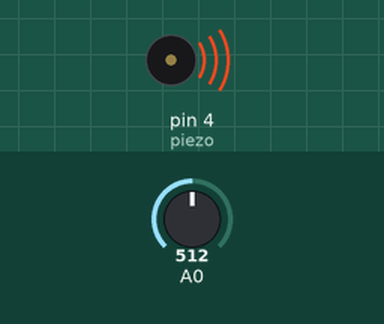
Recording of a sketch running on a simulated Arduino Uno, built with avr-gcc and run on an emulated ATmega328P. Shown: buzzer (waves = sounding). The inputs (shaded band) are chosen by the test bench; at power-on: A0 = 512. What the sketch prints to the serial monitor is not drawn.

Above: at 2.7 s.
Timing chart, 0 to 4.2 s (numbered marks = the images above):
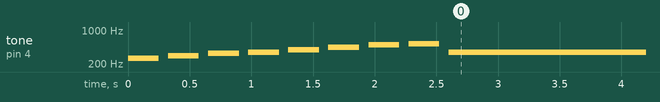

Measured:
- by itself, tone on pin 4 (piezo): plays 262 Hz for 0.25 s, 294 Hz for 0.25 s, 330 Hz for 0.25 s, 349 Hz for 0.25 s, 392 Hz for 0.25 s, 440 Hz for 0.25 s … (9 notes in this stretch)

The sketch:

48toneMelodyWithPoten.ino
```cpp
#include "pitches.h"
const int  piezo = 4;

int melody[] = {
  NOTE_C4, NOTE_D4, NOTE_E4, NOTE_F4,
  NOTE_G4, NOTE_A4, NOTE_B4, NOTE_C5
};

int noteDurations[] = {
  4, 4, 4, 4, 4, 4, 4, 4
};

void setup() {
  Serial.begin(9600);
  for (int thisNote = 0; thisNote < 8; thisNote++) {
    int noteDuration = 1000 / noteDurations[thisNote];
    tone(piezo, melody[thisNote], noteDuration);
    int pauseBetweenNotes = noteDuration * 1.30;
    delay(pauseBetweenNotes);
    noTone(piezo);
  }
}

void loop() {
  int sensorReading = analogRead(A0);
  int key = map(sensorReading, 0, 1023, 0, 7);
  Serial.println(key);
  int noteDuration = 1000 / noteDurations[key];
  tone(piezo, melody[key], noteDuration);
  int pauseBetweenNotes = noteDuration * 1.30;
  //delay(pauseBetweenNotes);
  //noTone(piezo);

}
```

pitches.h
```cpp
/*************************************************
 * Public Constants
 *************************************************/

#define NOTE_B0  31
#define NOTE_C1  33
#define NOTE_CS1 35
#define NOTE_D1  37
#define NOTE_DS1 39
#define NOTE_E1  41
#define NOTE_F1  44
#define NOTE_FS1 46
#define NOTE_G1  49
#define NOTE_GS1 52
#define NOTE_A1  55
#define NOTE_AS1 58
#define NOTE_B1  62
#define NOTE_C2  65
#define NOTE_CS2 69
#define NOTE_D2  73
#define NOTE_DS2 78
#define NOTE_E2  82
#define NOTE_F2  87
#define NOTE_FS2 93
#define NOTE_G2  98
#define NOTE_GS2 104
#define NOTE_A2  110
#define NOTE_AS2 117
#define NOTE_B2  123
#define NOTE_C3  131
#define NOTE_CS3 139
#define NOTE_D3  147
#define NOTE_DS3 156
#define NOTE_E3  165
#define NOTE_F3  175
#define NOTE_FS3 185
#define NOTE_G3  196
#define NOTE_GS3 208
#define NOTE_A3  220
#define NOTE_AS3 233
#define NOTE_B3  247
#define NOTE_C4  262
#define NOTE_CS4 277
#define NOTE_D4  294
#define NOTE_DS4 311
#define NOTE_E4  330
#define NOTE_F4  349
#define NOTE_FS4 370
#define NOTE_G4  392
#define NOTE_GS4 415
#define NOTE_A4  440
#define NOTE_AS4 466
#define NOTE_B4  494
#define NOTE_C5  523
#define NOTE_CS5 554
#define NOTE_D5  587
#define NOTE_DS5 622
#define NOTE_E5  659
#define NOTE_F5  698
#define NOTE_FS5 740
#define NOTE_G5  784
#define NOTE_GS5 831
#define NOTE_A5  880
#define NOTE_AS5 932
#define NOTE_B5  988
#define NOTE_C6  1047
#define NOTE_CS6 1109
#define NOTE_D6  1175
#define NOTE_DS6 1245
#define NOTE_E6  1319
#define NOTE_F6  1397
#define NOTE_FS6 1480
#define NOTE_G6  1568
#define NOTE_GS6 1661
#define NOTE_A6  1760
#define NOTE_AS6 1865
#define NOTE_B6  1976
#define NOTE_C7  2093
#define NOTE_CS7 2217
#define NOTE_D7  2349
#define NOTE_DS7 2489
#define NOTE_E7  2637
#define NOTE_F7  2794
#define NOTE_FS7 2960
#define NOTE_G7  3136
#define NOTE_GS7 3322
#define NOTE_A7  3520
#define NOTE_AS7 3729
#define NOTE_B7  3951
#define NOTE_C8  4186
#define NOTE_CS8 4435
#define NOTE_D8  4699
#define NOTE_DS8 4978
```
